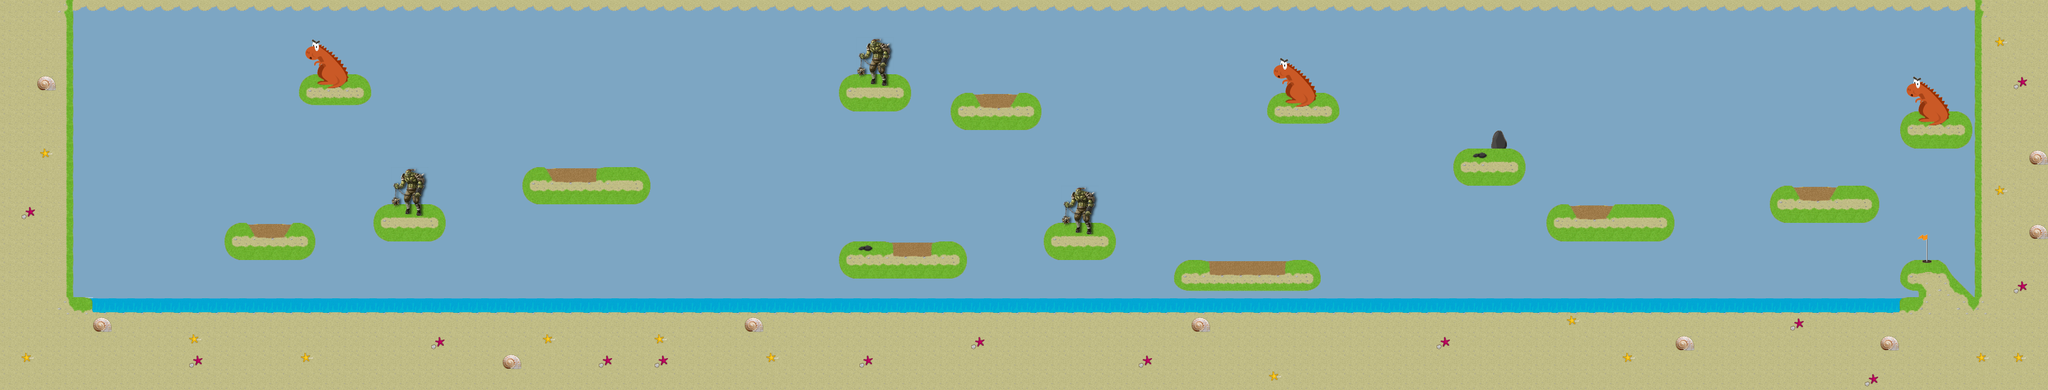

A level layout from a 2D game, rendered from its tile map. Below: a short description, then the map file with tile-grid data replaced by summaries:
An orthogonal 110x21 tile map with 32x32 px tiles, 1 tile layer (Tile Layer 1).

<map version="1.0" orientation="orthogonal" renderorder="right-down" width="110" height="21" tilewidth="32" tileheight="32" nextobjectid="1">
 <properties>
  <property name="ball_destroying_indexes" value="8,71,72,73,74,75,102,103,104,105,121,122,123,124,125,126,127,128,129,130,131,132" />
  <property name="ball_start_position_x" value="7" />
  <property name="ball_start_position_y" value="17" />
  <property name="force_applying_indexes" value="10,13,25,28" />
  <property name="hole_index" value="55" />
  <property name="par" value="8" />
  <property name="slow_down_indexes" value="5,87,89,90,106,117" />
 </properties>
 <tileset firstgid="1" name="tiles" tilewidth="32" tileheight="32" spacing="2">
  <image source="../packer/level2.png" width="512" height="512" />
  <tile id="4">
   <properties>
    <property name="colision_sound" value="ash.mp3" />
    <property name="depth" value="0.2" />
    <property name="obstacle_file" value="5.png" />
   </properties>
  </tile>
  <tile id="7">
   <properties>
    <property name="colision_sound" value="magma_plum.mp3" />
    <property name="destroy_position_offset" value="0.2" />
    <property name="fall_velocity" value="-0.3" />
    <property name="obstacle_file" value="8.png" />
   </properties>
  </tile>
  <tile id="9">
   <properties>
    <property name="angle" value="62" />
    <property name="colision_sound" value="wind.mp3" />
    <property name="intensity" value="250" />
    <property name="range" value="3" />
    <property name="type" value="1" />
    <property name="x_first_arm_angle" value="0" />
    <property name="x_force_beggining" value="25" />
    <property name="y_first_arm_angle" value="18" />
    <property name="y_force_beggining" value="28" />
   </properties>
  </tile>
  <tile id="12">
   <properties>
    <property name="angle" value="45" />
    <property name="colision_sound" value="wind.mp3" />
    <property name="intensity" value="200" />
    <property name="range" value="2" />
    <property name="type" value="1" />
    <property name="x_first_arm_angle" value="2" />
    <property name="x_force_beggining" value="23" />
    <property name="y_first_arm_angle" value="17" />
    <property name="y_force_beggining" value="26" />
   </properties>
  </tile>
  <tile id="24">
   <properties>
    <property name="angle" value="62" />
    <property name="colision_sound" value="wind.mp3" />
    <property name="intensity" value="250" />
    <property name="range" value="3" />
    <property name="type" value="1" />
    <property name="x_first_arm_angle" value="0" />
    <property name="x_force_beggining" value="25" />
    <property name="y_first_arm_angle" value="18" />
    <property name="y_force_beggining" value="28" />
   </properties>
  </tile>
  <tile id="27">
   <properties>
    <property name="angle" value="40" />
    <property name="colision_sound" value="wind.mp3" />
    <property name="intensity" value="100" />
    <property name="range" value="3" />
    <property name="type" value="1" />
    <property name="x_first_arm_angle" value="32" />
    <property name="x_force_beggining" value="20" />
    <property name="y_first_arm_angle" value="8" />
    <property name="y_force_beggining" value="10" />
   </properties>
  </tile>
  <tile id="54">
   <properties>
    <property name="hole_file" value="55.png" />
   </properties>
  </tile>
  <tile id="70">
   <properties>
    <property name="destroy_position_offset" value="-1" />
    <property name="fall_velocity" value="-0.3" />
    <property name="obstacle_file" value="71.png" />
   </properties>
  </tile>
  <tile id="71">
   <properties>
    <property name="destroy_position_offset" value="-1" />
    <property name="fall_velocity" value="-0.3" />
    <property name="obstacle_file" value="72.png" />
   </properties>
  </tile>
  <tile id="72">
   <properties>
    <property name="destroy_position_offset" value="0.05" />
    <property name="fall_velocity" value="-0.3" />
    <property name="obstacle_file" value="73.png" />
   </properties>
  </tile>
  <tile id="73">
   <properties>
    <property name="destroy_position_offset" value="0.05" />
    <property name="fall_velocity" value="-0.3" />
    <property name="obstacle_file" value="74.png" />
   </properties>
  </tile>
  <tile id="74">
   <properties>
    <property name="destroy_position_offset" value="0.05" />
    <property name="fall_velocity" value="-0.3" />
    <property name="obstacle_file" value="75.png" />
   </properties>
  </tile>
  <tile id="86">
   <properties>
    <property name="colision_sound" value="ash.mp3" />
    <property name="depth" value="0.2" />
    <property name="obstacle_file" value="87.png" />
   </properties>
  </tile>
  <tile id="88">
   <properties>
    <property name="colision_sound" value="ash.mp3" />
    <property name="depth" value="0.2" />
    <property name="obstacle_file" value="89.png" />
   </properties>
  </tile>
  <tile id="89">
   <properties>
    <property name="colision_sound" value="ash.mp3" />
    <property name="depth" value="0.2" />
    <property name="obstacle_file" value="90.png" />
   </properties>
  </tile>
  <tile id="101">
   <properties>
    <property name="colision_sound" value="magma_plum.mp3" />
    <property name="destroy_position_offset" value="-1" />
    <property name="fall_velocity" value="-0.3" />
    <property name="obstacle_file" value="102.png" />
   </properties>
  </tile>
  <tile id="102">
   <properties>
    <property name="destroy_position_offset" value="-1" />
    <property name="fall_velocity" value="-0.3" />
    <property name="obstacle_file" value="103.png" />
   </properties>
  </tile>
  <tile id="103">
   <properties>
    <property name="colision_sound" value="magma_plum.mp3" />
    <property name="destroy_position_offset" value="0.2" />
    <property name="fall_velocity" value="-0.3" />
    <property name="obstacle_file" value="104.png" />
   </properties>
  </tile>
  <tile id="104">
   <properties>
    <property name="colision_sound" value="magma_plum.mp3" />
    <property name="destroy_position_offset" value="0.2" />
    <property name="fall_velocity" value="-0.3" />
    <property name="obstacle_file" value="105.png" />
   </properties>
  </tile>
  <tile id="105">
   <properties>
    <property name="colision_sound" value="ash.mp3" />
    <property name="depth" value="0.2" />
    <property name="obstacle_file" value="106.png" />
   </properties>
  </tile>
  <tile id="116">
   <properties>
    <property name="colision_sound" value="ash.mp3" />
    <property name="depth" value="0.2" />
    <property name="obstacle_file" value="117.png" />
   </properties>
  </tile>
  <tile id="120">
   <properties>
    <property name="colision_sound" value="magma_plum.mp3" />
    <property name="destroy_position_offset" value="-1" />
    <property name="fall_velocity" value="-0.3" />
    <property name="obstacle_file" value="118.png" />
   </properties>
  </tile>
  <tile id="121">
   <properties>
    <property name="destroy_position_offset" value="-1" />
    <property name="fall_velocity" value="-0.3" />
    <property name="obstacle_file" value="119.png" />
   </properties>
  </tile>
  <tile id="122">
   <properties>
    <property name="destroy_position_offset" value="-1" />
    <property name="fall_velocity" value="-0.3" />
    <property name="obstacle_file" value="120.png" />
   </properties>
  </tile>
  <tile id="123">
   <properties>
    <property name="destroy_position_offset" value="0.3" />
    <property name="fall_velocity" value="-0.3" />
    <property name="obstacle_file" value="121.png" />
   </properties>
  </tile>
  <tile id="124">
   <properties>
    <property name="destroy_position_offset" value="0.3" />
    <property name="fall_velocity" value="-0.3" />
    <property name="obstacle_file" value="122.png" />
   </properties>
  </tile>
  <tile id="125">
   <properties>
    <property name="destroy_position_offset" value="0.3" />
    <property name="fall_velocity" value="-0.3" />
    <property name="obstacle_file" value="123.png" />
   </properties>
  </tile>
  <tile id="126">
   <properties>
    <property name="destroy_position_offset" value="-1" />
    <property name="fall_velocity" value="-0.3" />
    <property name="obstacle_file" value="124.png" />
   </properties>
  </tile>
  <tile id="127">
   <properties>
    <property name="destroy_position_offset" value="0.3" />
    <property name="fall_velocity" value="-0.3" />
    <property name="obstacle_file" value="125.png" />
   </properties>
  </tile>
  <tile id="128">
   <properties>
    <property name="destroy_position_offset" value="0.3" />
    <property name="fall_velocity" value="-0.3" />
    <property name="obstacle_file" value="126.png" />
   </properties>
  </tile>
  <tile id="129">
   <properties>
    <property name="destroy_position_offset" value="0.3" />
    <property name="fall_velocity" value="-0.3" />
    <property name="obstacle_file" value="127.png" />
   </properties>
  </tile>
  <tile id="130">
   <properties>
    <property name="destroy_position_offset" value="-1" />
    <property name="fall_velocity" value="-0.3" />
    <property name="obstacle_file" value="128.png" />
   </properties>
  </tile>
  <tile id="131">
   <properties>
    <property name="colision_sound" value="magma_plum.mp3" />
    <property name="destroy_position_offset" value="-1" />
    <property name="fall_velocity" value="-0.3" />
    <property name="obstacle_file" value="129.png" />
   </properties>
  </tile>
 </tileset>
 <layer name="Tile Layer 1" width="110" height="21">
  <data>[2310 cells, 2310 non-empty, 50 distinct tile ids]</data>
 </layer>
</map>
